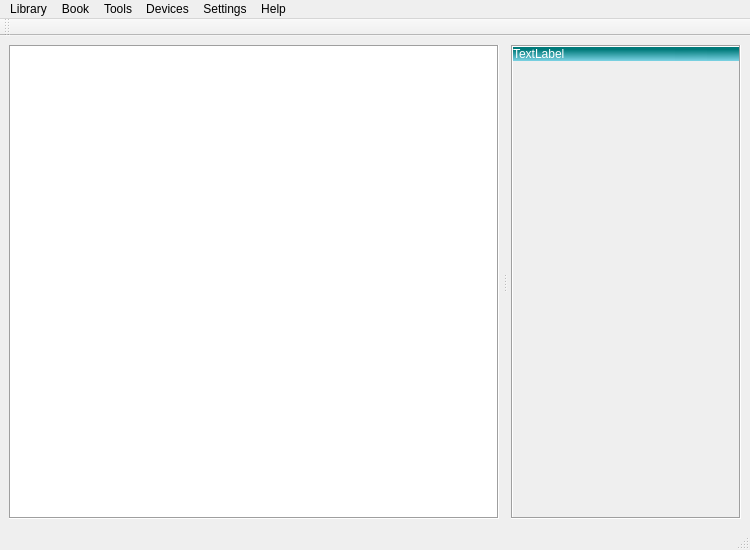
<?xml version="1.0" encoding="UTF-8"?>
<ui version="4.0">
 <class>MainWindow</class>
 <widget class="QMainWindow" name="MainWindow">
  <property name="geometry">
   <rect>
    <x>0</x>
    <y>0</y>
    <width>750</width>
    <height>550</height>
   </rect>
  </property>
  <property name="windowTitle">
   <string>Aranduka</string>
  </property>
  <property name="windowIcon">
   <iconset resource="../icons.qrc">
    <normaloff>:/aranduka-icon.png</normaloff>:/aranduka-icon.png</iconset>
  </property>
  <widget class="QWidget" name="centralwidget">
   <layout class="QVBoxLayout" name="verticalLayout_3">
    <item>
     <widget class="QSplitter" name="splitter">
      <property name="orientation">
       <enum>Qt::Horizontal</enum>
      </property>
      <property name="opaqueResize">
       <bool>true</bool>
      </property>
      <property name="handleWidth">
       <number>12</number>
      </property>
      <widget class="QTreeWidget" name="treeWidget">
       <property name="sizePolicy">
        <sizepolicy hsizetype="Preferred" vsizetype="Expanding">
         <horstretch>0</horstretch>
         <verstretch>0</verstretch>
        </sizepolicy>
       </property>
       <property name="styleSheet">
        <string notr="true">::item {
    height: 2em;
}

::item:alternate {
     background: #EEEEEE;
 }

::item:selected {
     border: 1px solid #6a6ea9;
 }

::item:selected:!active {
     background: qlineargradient(x1: 0, y1: 0, x2: 0, y2: 1,
                                 stop: 0 #ABAFE5, stop: 1 #8588B2);
 }

::item:selected:active {
     background: qlineargradient(x1: 0, y1: 0, x2: 0, y2: 1,
                                 stop: 0 #6a6ea9, stop: 1 #888dd9);
 }

::item:hover {
     background: qlineargradient(x1: 0, y1: 0, x2: 0, y2: 1,
                                 stop: 0 #FAFBFE, stop: 1 #DCDEF1);
 }</string>
       </property>
       <property name="frameShape">
        <enum>QFrame::Box</enum>
       </property>
       <property name="verticalScrollMode">
        <enum>QAbstractItemView::ScrollPerItem</enum>
       </property>
       <property name="rootIsDecorated">
        <bool>false</bool>
       </property>
       <property name="animated">
        <bool>true</bool>
       </property>
       <property name="allColumnsShowFocus">
        <bool>true</bool>
       </property>
       <property name="headerHidden">
        <bool>true</bool>
       </property>
       <column>
        <property name="text">
         <string>Ordered</string>
        </property>
       </column>
      </widget>
      <widget class="QFrame" name="frame">
       <property name="frameShape">
        <enum>QFrame::Box</enum>
       </property>
       <property name="frameShadow">
        <enum>QFrame::Sunken</enum>
       </property>
       <layout class="QVBoxLayout" name="verticalLayout_2">
        <property name="spacing">
         <number>0</number>
        </property>
        <property name="margin">
         <number>0</number>
        </property>
        <item>
         <layout class="QHBoxLayout" name="horizontalLayout_2">
          <property name="spacing">
           <number>0</number>
          </property>
          <item>
           <widget class="QLabel" name="title">
            <property name="sizePolicy">
             <sizepolicy hsizetype="Expanding" vsizetype="Preferred">
              <horstretch>0</horstretch>
              <verstretch>0</verstretch>
             </sizepolicy>
            </property>
            <property name="styleSheet">
             <string notr="true">width: 30%;
background-color: qlineargradient(spread:repeat, x1:0.011, y1:1, x2:0, y2:0, stop:0 rgba(123, 210, 227, 255), stop:0.817204 rgba(0, 122, 122, 255));
border:none;
color: rgb(255, 255, 255);
padding: .5em;
</string>
            </property>
            <property name="text">
             <string>TextLabel</string>
            </property>
           </widget>
          </item>
          <item>
           <widget class="QPushButton" name="gridMode">
            <property name="sizePolicy">
             <sizepolicy hsizetype="Fixed" vsizetype="Preferred">
              <horstretch>0</horstretch>
              <verstretch>0</verstretch>
             </sizepolicy>
            </property>
            <property name="styleSheet">
             <string notr="true">QPushButton {
     background-color: qlineargradient(spread:repeat, x1:0.011, y1:1, x2:0, y2:0, stop:0 rgba(123, 210, 227, 255), stop:0.817204 rgba(0, 122, 122, 255));
     color: rgb(255, 255, 255);
     padding: .5em;
     border:none;
}
</string>
            </property>
            <property name="icon">
             <iconset resource="../icons.qrc">
              <normaloff>:/icons/icon_view.svg</normaloff>
              <activeon>:/icons/icon_view_selected.svg</activeon>:/icons/icon_view.svg</iconset>
            </property>
            <property name="checkable">
             <bool>true</bool>
            </property>
            <property name="checked">
             <bool>false</bool>
            </property>
           </widget>
          </item>
          <item>
           <widget class="QPushButton" name="listMode">
            <property name="sizePolicy">
             <sizepolicy hsizetype="Fixed" vsizetype="Preferred">
              <horstretch>0</horstretch>
              <verstretch>0</verstretch>
             </sizepolicy>
            </property>
            <property name="styleSheet">
             <string notr="true">QPushButton {
     background-color: qlineargradient(spread:repeat, x1:0.011, y1:1, x2:0, y2:0, stop:0 rgba(123, 210, 227, 255), stop:0.817204 rgba(0, 122, 122, 255));
     color: rgb(255, 255, 255);
     padding: .5em;
     border:none;
}
</string>
            </property>
            <property name="text">
             <string/>
            </property>
            <property name="icon">
             <iconset resource="../icons.qrc">
              <normaloff>:/icons/list_view.svg</normaloff>
              <activeon>:/icons/list_view_selected.svg</activeon>:/icons/list_view.svg</iconset>
            </property>
            <property name="checkable">
             <bool>true</bool>
            </property>
           </widget>
          </item>
         </layout>
        </item>
        <item>
         <widget class="QStackedWidget" name="stack">
          <property name="sizePolicy">
           <sizepolicy hsizetype="Expanding" vsizetype="Preferred">
            <horstretch>3</horstretch>
            <verstretch>0</verstretch>
           </sizepolicy>
          </property>
          <property name="currentIndex">
           <number>0</number>
          </property>
          <widget class="QWidget" name="shelves">
           <layout class="QVBoxLayout" name="verticalLayout">
            <property name="margin">
             <number>0</number>
            </property>
            <item>
             <widget class="QScrollArea" name="shelfStack">
              <property name="frameShape">
               <enum>QFrame::NoFrame</enum>
              </property>
              <property name="widgetResizable">
               <bool>true</bool>
              </property>
              <widget class="QWidget" name="scrollAreaWidgetContents">
               <property name="geometry">
                <rect>
                 <x>0</x>
                 <y>0</y>
                 <width>250</width>
                 <height>445</height>
                </rect>
               </property>
              </widget>
             </widget>
            </item>
           </layout>
          </widget>
          <widget class="QWidget" name="details"/>
          <widget class="QWidget" name="store">
           <layout class="QVBoxLayout" name="verticalLayout_4">
            <property name="margin">
             <number>0</number>
            </property>
           </layout>
          </widget>
          <widget class="QWidget" name="booklist"/>
          <widget class="QWidget" name="about"/>
         </widget>
        </item>
       </layout>
      </widget>
     </widget>
    </item>
   </layout>
  </widget>
  <widget class="QMenuBar" name="menubar">
   <property name="geometry">
    <rect>
     <x>0</x>
     <y>0</y>
     <width>750</width>
     <height>21</height>
    </rect>
   </property>
   <widget class="QMenu" name="menuLibrary">
    <property name="title">
     <string>Library</string>
    </property>
    <widget class="QMenu" name="menuImport">
     <property name="title">
      <string>Import</string>
     </property>
     <addaction name="actionDummy"/>
    </widget>
    <addaction name="menuImport"/>
    <addaction name="actionQuit"/>
   </widget>
   <widget class="QMenu" name="menuBook">
    <property name="title">
     <string>Book</string>
    </property>
    <addaction name="actionAbout_Book"/>
    <addaction name="actionEdit_Book"/>
    <addaction name="actionDelete_Book"/>
    <addaction name="actionOpen_Book"/>
    <addaction name="separator"/>
    <addaction name="actionFind"/>
   </widget>
   <widget class="QMenu" name="menuTools">
    <property name="title">
     <string>Tools</string>
    </property>
   </widget>
   <widget class="QMenu" name="menuDevices">
    <property name="title">
     <string>Devices</string>
    </property>
   </widget>
   <widget class="QMenu" name="menuSettings">
    <property name="title">
     <string>Settings</string>
    </property>
    <addaction name="actionPlugins"/>
    <addaction name="actionNetwork"/>
   </widget>
   <widget class="QMenu" name="menuHelp">
    <property name="title">
     <string>Help</string>
    </property>
    <addaction name="actionAbout"/>
   </widget>
   <addaction name="menuLibrary"/>
   <addaction name="menuBook"/>
   <addaction name="menuTools"/>
   <addaction name="menuDevices"/>
   <addaction name="menuSettings"/>
   <addaction name="menuHelp"/>
  </widget>
  <widget class="QToolBar" name="searchBar">
   <property name="windowTitle">
    <string>toolBar</string>
   </property>
   <property name="movable">
    <bool>true</bool>
   </property>
   <property name="allowedAreas">
    <set>Qt::BottomToolBarArea</set>
   </property>
   <property name="floatable">
    <bool>false</bool>
   </property>
   <attribute name="toolBarArea">
    <enum>TopToolBarArea</enum>
   </attribute>
   <attribute name="toolBarBreak">
    <bool>false</bool>
   </attribute>
  </widget>
  <widget class="QStatusBar" name="statusBar"/>
  <action name="actionEdit_Book">
   <property name="text">
    <string>Edit</string>
   </property>
  </action>
  <action name="actionDelete_Book">
   <property name="text">
    <string>Delete</string>
   </property>
  </action>
  <action name="actionOpen_Book">
   <property name="text">
    <string>Open</string>
   </property>
  </action>
  <action name="actionFind">
   <property name="text">
    <string>Find</string>
   </property>
   <property name="shortcut">
    <string>Ctrl+F</string>
   </property>
  </action>
  <action name="actionPlugins">
   <property name="text">
    <string>Plugins...</string>
   </property>
  </action>
  <action name="actionNetwork">
   <property name="text">
    <string>Network...</string>
   </property>
  </action>
  <action name="actionHelp">
   <property name="text">
    <string>About</string>
   </property>
  </action>
  <action name="actionAbout">
   <property name="text">
    <string>About...</string>
   </property>
  </action>
  <action name="actionDummy">
   <property name="text">
    <string>Dummy</string>
   </property>
  </action>
  <action name="actionAbout_Book">
   <property name="text">
    <string>About Book</string>
   </property>
  </action>
  <action name="actionQuit">
   <property name="icon">
    <iconset resource="../icons.qrc">
     <normaloff>:/icons/gtk-close.svg</normaloff>:/icons/gtk-close.svg</iconset>
   </property>
   <property name="text">
    <string>Quit</string>
   </property>
   <property name="shortcut">
    <string>Ctrl+Q</string>
   </property>
  </action>
 </widget>
 <resources>
  <include location="../icons.qrc"/>
 </resources>
 <connections>
  <connection>
   <sender>actionQuit</sender>
   <signal>triggered()</signal>
   <receiver>MainWindow</receiver>
   <slot>close()</slot>
   <hints>
    <hint type="sourcelabel">
     <x>-1</x>
     <y>-1</y>
    </hint>
    <hint type="destinationlabel">
     <x>374</x>
     <y>274</y>
    </hint>
   </hints>
  </connection>
 </connections>
</ui>
